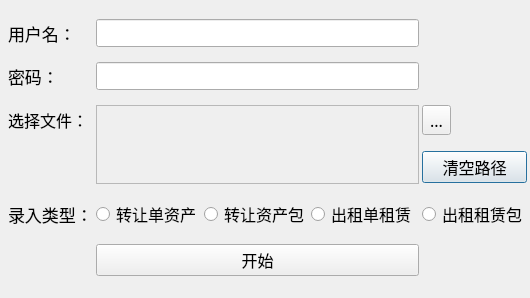
<?xml version="1.0" encoding="UTF-8"?>
<ui version="4.0">
 <class>Dialog</class>
 <widget class="QDialog" name="Dialog">
  <property name="geometry">
   <rect>
    <x>0</x>
    <y>0</y>
    <width>530</width>
    <height>298</height>
   </rect>
  </property>
  <property name="font">
   <font>
    <pointsize>18</pointsize>
   </font>
  </property>
  <property name="windowTitle">
   <string>Dialog</string>
  </property>
  <widget class="QWidget" name="gridLayoutWidget">
   <property name="geometry">
    <rect>
     <x>8</x>
     <y>10</y>
     <width>519</width>
     <height>281</height>
    </rect>
   </property>
   <layout class="QGridLayout" name="gridLayout">
    <property name="horizontalSpacing">
     <number>3</number>
    </property>
    <property name="verticalSpacing">
     <number>6</number>
    </property>
    <item row="1" column="1">
     <widget class="QLineEdit" name="passwd">
      <property name="font">
       <font>
        <pointsize>13</pointsize>
       </font>
      </property>
      <property name="echoMode">
       <enum>QLineEdit::Password</enum>
      </property>
     </widget>
    </item>
    <item row="2" column="0">
     <widget class="QLabel" name="label_3">
      <property name="font">
       <font>
        <family>思源黑体 CN Medium</family>
        <pointsize>12</pointsize>
       </font>
      </property>
      <property name="text">
       <string>选择文件：</string>
      </property>
     </widget>
    </item>
    <item row="1" column="0">
     <widget class="QLabel" name="label_2">
      <property name="font">
       <font>
        <family>思源黑体 CN Medium</family>
        <pointsize>13</pointsize>
       </font>
      </property>
      <property name="text">
       <string>密码：</string>
      </property>
     </widget>
    </item>
    <item row="2" column="1" rowspan="2">
     <widget class="QTextBrowser" name="filePath">
      <property name="enabled">
       <bool>false</bool>
      </property>
      <property name="font">
       <font>
        <pointsize>12</pointsize>
       </font>
      </property>
     </widget>
    </item>
    <item row="0" column="1">
     <widget class="QLineEdit" name="userName">
      <property name="font">
       <font>
        <pointsize>13</pointsize>
       </font>
      </property>
     </widget>
    </item>
    <item row="0" column="0">
     <widget class="QLabel" name="label">
      <property name="font">
       <font>
        <family>思源黑体 CN Medium</family>
        <pointsize>13</pointsize>
        <weight>50</weight>
        <bold>false</bold>
       </font>
      </property>
      <property name="text">
       <string>用户名：</string>
      </property>
     </widget>
    </item>
    <item row="2" column="2">
     <widget class="QToolButton" name="selectFile">
      <property name="font">
       <font>
        <family>思源宋体 CN Medium</family>
        <pointsize>12</pointsize>
        <weight>50</weight>
        <bold>false</bold>
       </font>
      </property>
      <property name="text">
       <string>...</string>
      </property>
      <property name="toolButtonStyle">
       <enum>Qt::ToolButtonIconOnly</enum>
      </property>
      <property name="autoRaise">
       <bool>false</bool>
      </property>
     </widget>
    </item>
    <item row="3" column="2">
     <widget class="QPushButton" name="clearFile">
      <property name="font">
       <font>
        <pointsize>12</pointsize>
       </font>
      </property>
      <property name="text">
       <string>清空路径</string>
      </property>
     </widget>
    </item>
    <item row="8" column="1">
     <widget class="QPushButton" name="startButton">
      <property name="font">
       <font>
        <pointsize>12</pointsize>
       </font>
      </property>
      <property name="text">
       <string>开始</string>
      </property>
     </widget>
    </item>
    <item row="5" column="1">
     <layout class="QHBoxLayout" name="horizontalLayout">
      <item>
       <widget class="QRadioButton" name="radioButton">
        <property name="font">
         <font>
          <pointsize>12</pointsize>
         </font>
        </property>
        <property name="text">
         <string>转让单资产</string>
        </property>
       </widget>
      </item>
      <item>
       <widget class="QRadioButton" name="radioButton3">
        <property name="font">
         <font>
          <pointsize>12</pointsize>
         </font>
        </property>
        <property name="text">
         <string>转让资产包</string>
        </property>
       </widget>
      </item>
      <item>
       <widget class="QRadioButton" name="radioButton2">
        <property name="font">
         <font>
          <pointsize>12</pointsize>
         </font>
        </property>
        <property name="text">
         <string>出租单租赁</string>
        </property>
       </widget>
      </item>
     </layout>
    </item>
    <item row="5" column="2">
     <widget class="QRadioButton" name="radioButton4">
      <property name="font">
       <font>
        <pointsize>12</pointsize>
       </font>
      </property>
      <property name="text">
       <string>出租租赁包</string>
      </property>
     </widget>
    </item>
    <item row="5" column="0">
     <widget class="QLabel" name="label_4">
      <property name="font">
       <font>
        <family>思源黑体 CN Medium</family>
        <pointsize>13</pointsize>
       </font>
      </property>
      <property name="midLineWidth">
       <number>0</number>
      </property>
      <property name="text">
       <string>录入类型：</string>
      </property>
     </widget>
    </item>
   </layout>
  </widget>
 </widget>
 <resources/>
 <connections/>
</ui>
